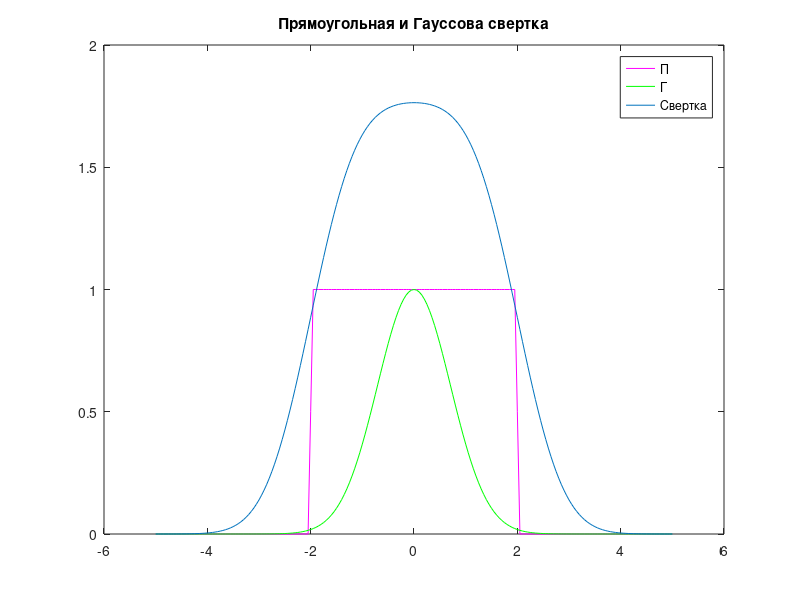
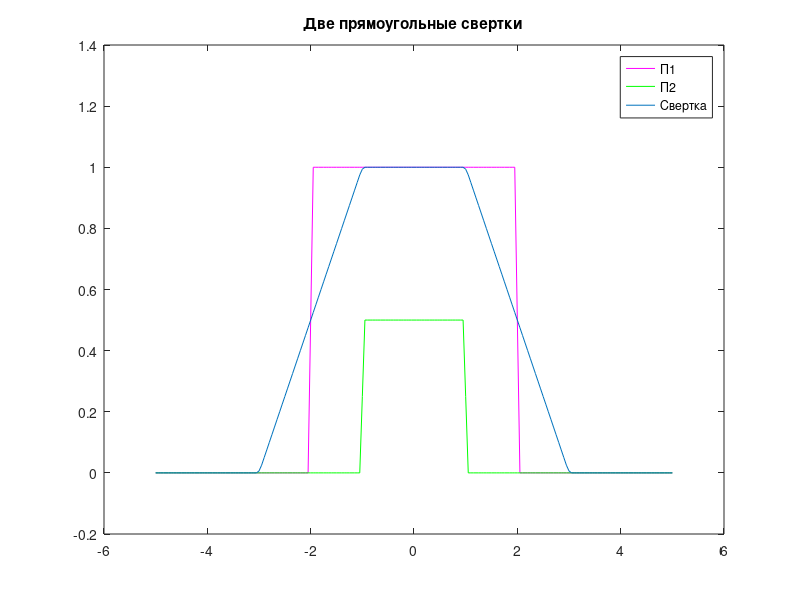
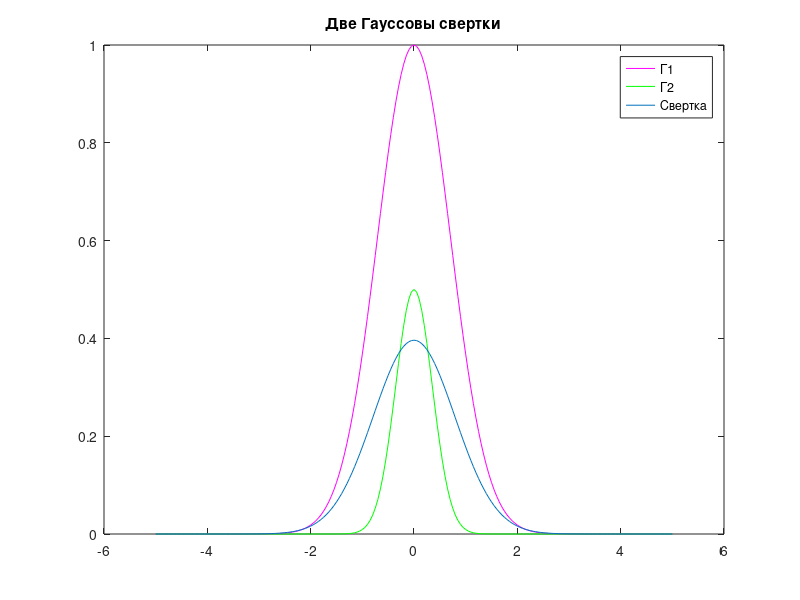

Here is the MATLAB script that generated these plots, in order:
function lab_03()
T = 2.0;
A = 1.0;
sigma = 1.0;

% Границы расчета
mult = 5;
step = 0.05;
t = -mult:step:mult;

% прямоугольный импульс
function y = rectpls(x,T,A)
    y = zeros(size(x));
    y(abs(x) - T < 0) = A;
    y(abs(x) == T) = A/2;
end

% Гауссов импульс
function y = gauspls(x,A,s)
	y = A * exp(-(x/s).^2);
end

% Генерация импульсов
x1 = [rectpls(t,T,A) zeros(1,length(t))];
x2 = [gauspls(t,A,sigma) zeros(1,length(t))];
x3 = [rectpls(t,T/2,A/2) zeros(1,length(t))];
x4 = [gauspls(t,A/2,sigma/2) zeros(1,length(t))];

% Свертка
% Фурье-образ свертки равен произведению фурье-образов функций
y1 = ifft(fft(x1).*fft(x2))*step;
y2 = ifft(fft(x1).*fft(x3))*step;
y3 = ifft(fft(x2).*fft(x4))*step;

% Нормализовать свертку
start = fix((length(y1)-length(t))/2);
y1 = y1(start+1:start+length(t));
y2 = y2(start+1:start+length(t));
y3 = y3(start+1:start+length(t));


figure(1)
plot(t,x1(1:201),'m',t,x2(1:201),'g',t,y1);
title('Прямоугольная и Гауссова свертка');
legend('П','Г','Свертка');

figure(2)
plot(t,x1(1:201),'m',t,x3(1:201),'g',t,y2);
title('Две прямоугольные свертки');
legend('П1','П2','Свертка');

figure(3)
plot(t,x2(1:201),'m',t,x4(1:201),'g',t,y3);
title('Две Гауссовы свертки');
legend('Г1','Г2','Свертка');
end

lab_03;